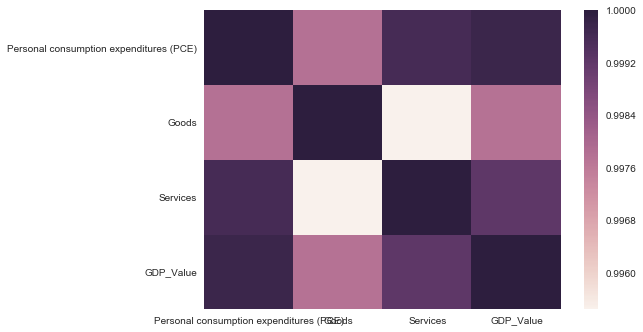

Here is the Python script that generated this plot:

# coding: utf-8

# In[16]:

import pandas as pd
import numpy as np
import matplotlib.pyplot as plt
import seaborn as sns
get_ipython().magic('matplotlib inline')


# In[17]:

pwd


# In[18]:

data=pd.read_csv("dataset_2.csv")


# In[19]:

data.head()


# In[20]:

data.columns


# In[21]:

data.dtypes


# In[22]:

plt.style.use("seaborn")


# In[25]:

data.head()


# In[45]:

data=pd.read_csv("dataset_2.csv", index_col="Date")


# In[28]:

data.head


# In[29]:

data.shape


# In[30]:

data.index


# In[33]:

gdp1=pd.read_csv("gdp11.csv", index_col="Date")


# In[34]:

gdp1.head()


# In[36]:

gdp1.columns=["GDP_Value"]


# In[37]:

gdp1.head


# In[38]:

gdp1['GDP_Value']


# In[39]:

data.columns


# In[40]:

gdp1.dtypes


# In[43]:

data=data[['Personal consumption expenditures (PCE)','Goods']]


# In[44]:

data.head


# In[46]:

data.head()


# In[47]:

data.columns


# In[48]:

data=data[['Personal consumption expenditures (PCE)','Goods','Services']]


# In[50]:

data.head(5)


# In[51]:

gdp1.head(5)


# In[52]:

data.dtypes


# In[53]:

gdp1.dtypes


# In[54]:

data.index=pd.to_datetime(data.index)


# In[55]:

data.index


# In[56]:

gdp1.index=pd.to_datetime(gdp1.index)


# In[57]:

gdp1.index


# In[58]:

import datetime as dt
data.index= data.index.date_column.dt.to_period('M')


# In[60]:

data.index = data.index.map(lambda x: x.strftime('%B-%Y')) 


# In[61]:

data.index


# In[62]:

data.head(5)


# In[63]:

gdp1.index=gdp1.index.map(lambda x:x.strftime('%B-%Y'))


# In[64]:

gdp1.index


# In[66]:

gdp1.head(5)


# In[68]:

gdp1.shape


# In[69]:

data.shape


# In[70]:

data.index


# In[71]:

gdp1.index


# In[73]:

final=data.join(gdp1)


# In[74]:

final.head(5)


# In[75]:

final.dropna


# In[76]:

final.shape


# In[77]:

final.head(10)


# In[78]:

final=final.dropna()


# In[79]:

final.head(5)


# In[80]:

final.shape


# In[81]:

pd.tools.plotting.scatter_matrix(final)


# In[82]:

g = sns.pairplot(final, diag_kind='kde', size=2);


# In[83]:

plt.subplots_adjust(top=0.9)
g.fig.suptitle('Corelationship between GDP and other Economic Stats')


# In[84]:

corr = final.corr()


# In[85]:

sns.heatmap(corr)


# In[ ]:
